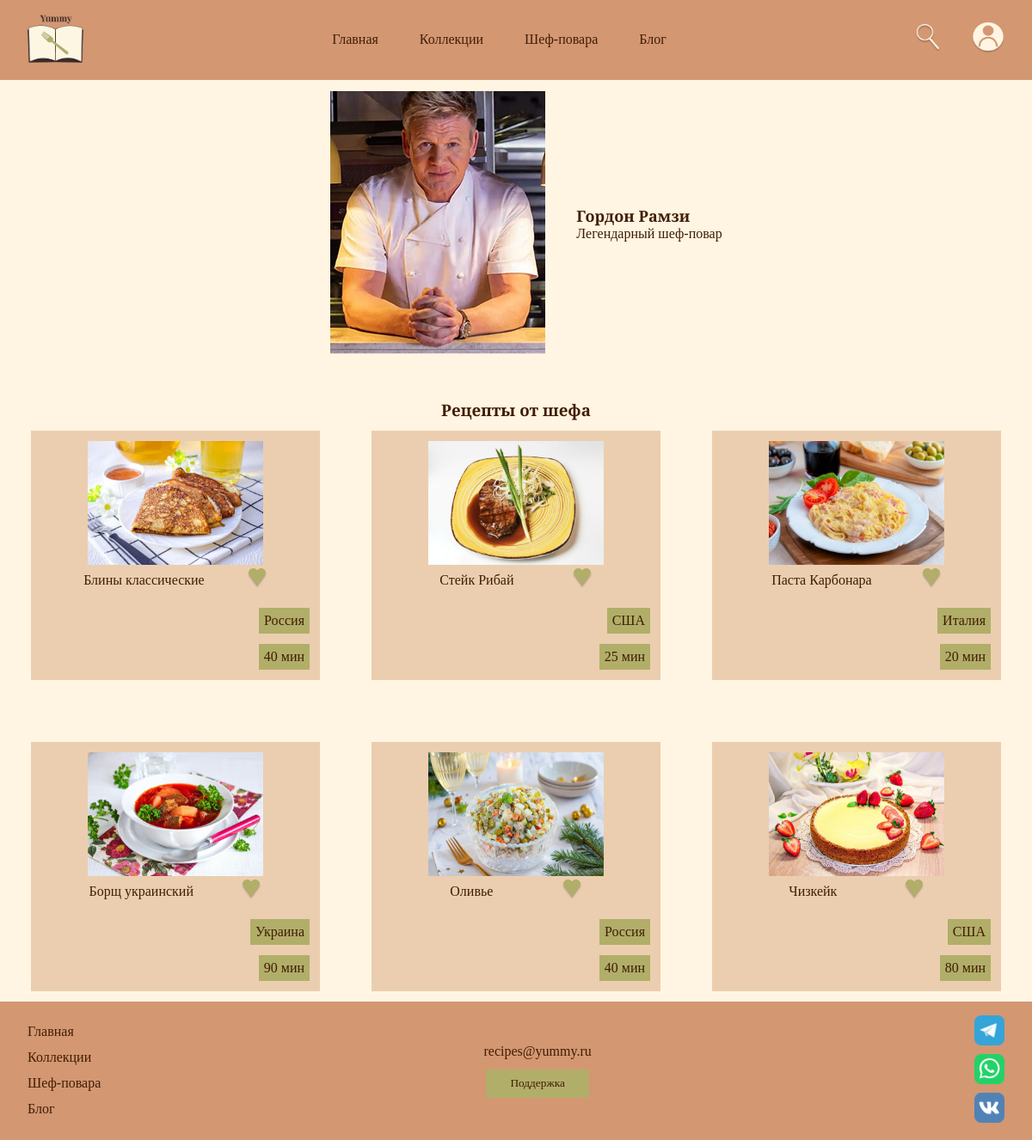
The page /chef.php?id=1 on the database its author committed.
### tables this page shows
CREATE TABLE `chefs` (
  `id_chefs` int(10) UNSIGNED NOT NULL,
  `name` varchar(100) NOT NULL,
  `bio` text DEFAULT NULL,
  `photo_url` varchar(255) DEFAULT NULL
);

CREATE TABLE `recipes` (
  `id_recipes` int(10) UNSIGNED NOT NULL,
  `title` varchar(255) NOT NULL,
  `country` varchar(100) DEFAULT NULL,
  `cooking_time_minutes` int(11) DEFAULT NULL,
  `calories` int(11) DEFAULT NULL,
  `instructions` text NOT NULL,
  `image_url` varchar(255) DEFAULT NULL,
  `chef_id` int(10) UNSIGNED DEFAULT NULL,
  `created_at` timestamp NOT NULL DEFAULT current_timestamp()
);

### chef.php (the view, shortened to what this page needs)
<?php
require_once 'config.php';
$userId = $_SESSION['user_id'] ?? 0;
$id = isset($_GET['id']) ? (int)$_GET['id'] : 0;
$stmt = $pdo->prepare("SELECT * FROM chefs WHERE id_chefs = ?");
$stmt->execute([$id]);
$chef = $stmt->fetch();
$stmtRecipes = $pdo->prepare("SELECT id_recipes AS id, title, image_url, country, cooking_time_minutes, calories FROM recipes WHERE chef_id = ?");
$stmtRecipes->execute([$id]);
$recipes = $stmtRecipes->fetchAll();
?>
<!DOCTYPE html>
<html>
<head>
    <link rel="stylesheet" type="text/css" href="style.css">
</head>
<body>
<header>
    <a href="index.php"><img src="img/logo.png" width="65vw"></a>
    <div class="header_center">
        <ul class="header_ul">
            <li class="header_ul_li"><a href="index.php">Главная</a></li>
            <li class="header_ul_li"><a href="list_collection.php">Коллекции</a></li>
            <li class="header_ul_li"><a href="chefs.php">Шеф-повара</a></li>
            <li class="header_ul_li"><a href="blog.php">Блог</a></li>
        </ul>
    </div>
    <div class="header_right">
        <a href="find.php"><img src="img/find.png" width="30vw"></a>
        <a href="account.php"><img src="img/account.png" width="38vw"></a>
    </div>
</header>
<main>
    <div class="chef">
        <div class="chef_img">
            <img src="img/<?= htmlspecialchars($chef['photo_url'] ?: 'default_chef.jpg') ?>" style="max-width: 100%;">
        </div>
        <div class="chef_text">
            <div class="chef_text_up">
                <p style="font-size: 1.5vw; font-weight: bold;"><?= htmlspecialchars($chef['name']) ?></p>
            </div>
            <div class="chef_text_down">
                <p><?= nl2br(htmlspecialchars($chef['bio'])) ?></p>
            </div>
        </div>
    </div>
    <br><br>
    <h3>Рецепты от шефа</h3>
    <div class="catalog">
        <?php foreach ($recipes as $recipe): ?>
            <div class="card">
                <div class="card_img">
                    <a href="recipe.php?id=<?= $recipe['id'] ?>">
                        <img src="img/<?= htmlspecialchars($recipe['image_url'] ?: 'default_recipe.jpg') ?>" style="max-width: 100%;">
                    </a>
                </div>
                <div class="card_center">
                    <p><a href="recipe.php?id=<?= $recipe['id'] ?>" style="color: #411D03; text-decoration: none;"><?= htmlspecialchars($recipe['title']) ?></a></p>
                    <div class="card_btn">
                        <?php if ($userId > 0): ?>
                        <button class="btn_card" onclick="toggleFavorite('recipe', <?= $recipe['id'] ?>, this)">
                            <img src="img/<?= getFavIcon($pdo, $userId, 'recipe', $recipe['id']) ?>" width="24">
                        </button>
                        <?php else: ?>
                        <button class="btn_card" onclick="alert('Войдите в аккаунт')">
                            <img src="img/favorite.png" width="24">
                        </button>
                        <?php endif; ?>
                    </div>
                </div>
                <div class="card_tags">
                    <?php if (!empty($recipe['country'])): ?><div class="card_tag"><p><?= htmlspecialchars($recipe['country']) ?></p></div><?php endif; ?>
                    <?php if (!empty($recipe['cooking_time_minutes'])): ?><div class="card_tag"><p><?= htmlspecialchars($recipe['cooking_time_minutes']) ?> мин</p></div><?php endif; ?>
                </div>
            </div>
        <?php endforeach; ?>
    </div>
</main>
<?php include 'footer.php'; ?>
</body>
</html>

### style.css (style rules this page uses)
html, body { height: 100%; }
body { background-color: #FFF5E2; display: flex; flex-direction: column; min-height: 100vh; }
main { background-color: #FFF5E2; flex: 1; }
* { margin: 0; padding: 0; }
a { text-decoration: none; color: #411D03; font-family: "Playfair Display"; }
p { color: #411D03; font-family: "Cormorant Garamond"; }
h3 { color: #411D03; text-align: center; padding-bottom: 1vw; font-family: "Playfair Display"; }
:root { --bg_page: #FFF5E2; --text: #411D03; --bg_input: #D6B38D; --bg_card: #EBCEAF; --bg_header_footer: #D39772; --accent: #B1AE69; }
header { background-color: #D39772; padding: 1.336vw 2.671vw; display: flex; justify-content: space-between; align-items: center; }
header ul { list-style: none; }
header a { text-decoration: none; color: #411D03; }
.header_ul { display: flex; flex-direction: row; gap: 4vw; }
.header_right { display: flex; align-items: center; gap: 3vw; }
main { background-color: #FFF5E2; }
body { background-color: #FFF5E2; }
.card_img img { width: 17vw; height: 12vw; }
.catalog { display: grid; grid-template-columns: repeat(3, 1fr); margin: 0 3vw; gap: 5vw; }
.card { background-color: #EBCEAF; padding: 1vw; margin-bottom: 1vw; }
.card_img { text-align: center; }
.card_center { display: flex; align-items: center; justify-content: space-evenly; flex-direction: row; }
.card_tags { display: flex; gap: 1vw; flex-direction: column; align-items: end; margin-top: 1.5vw; }
.btn_card { border: none; background-color: #EBCEAF; }
.card_tag { background-color: #B1AE69; width: max-content; padding: 0.5vw; text-align: center; }
.chef { padding: 1vw; width: 80%; display: flex; align-items: center; justify-content: center; margin: 0 10vw; gap: 3vw; }
.chef_img { text-align: center; }
.chef_text_up { display: flex; flex-direction: row; gap: 2vw; }

### rows shown on the page
chefs: photo_url (picture), name "Гордон Рамзи", bio "Легендарный шеф-повар"
recipes: image_url (picture), title "Блины классические", country "Россия", cooking_time_minutes "40"
recipes: image_url (picture), title "Стейк Рибай", country "США", cooking_time_minutes "25"
recipes: image_url (picture), title "Паста Карбонара", country "Италия", cooking_time_minutes "20"
recipes: image_url (picture), title "Борщ украинский", country "Украина", cooking_time_minutes "90"
recipes: image_url (picture), title "Оливье", country "Россия", cooking_time_minutes "40"
recipes: image_url (picture), title "Чизкейк", country "США", cooking_time_minutes "80"
